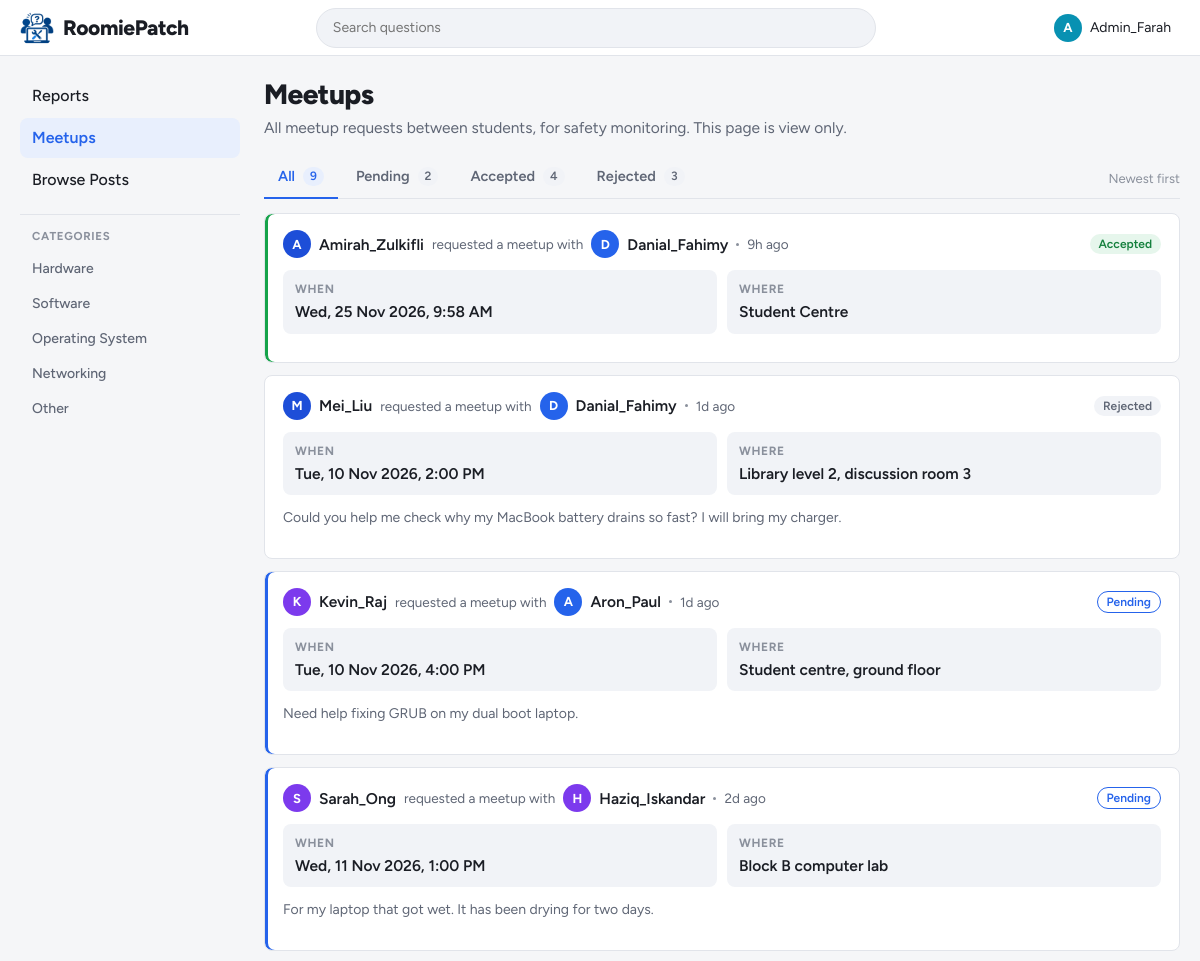
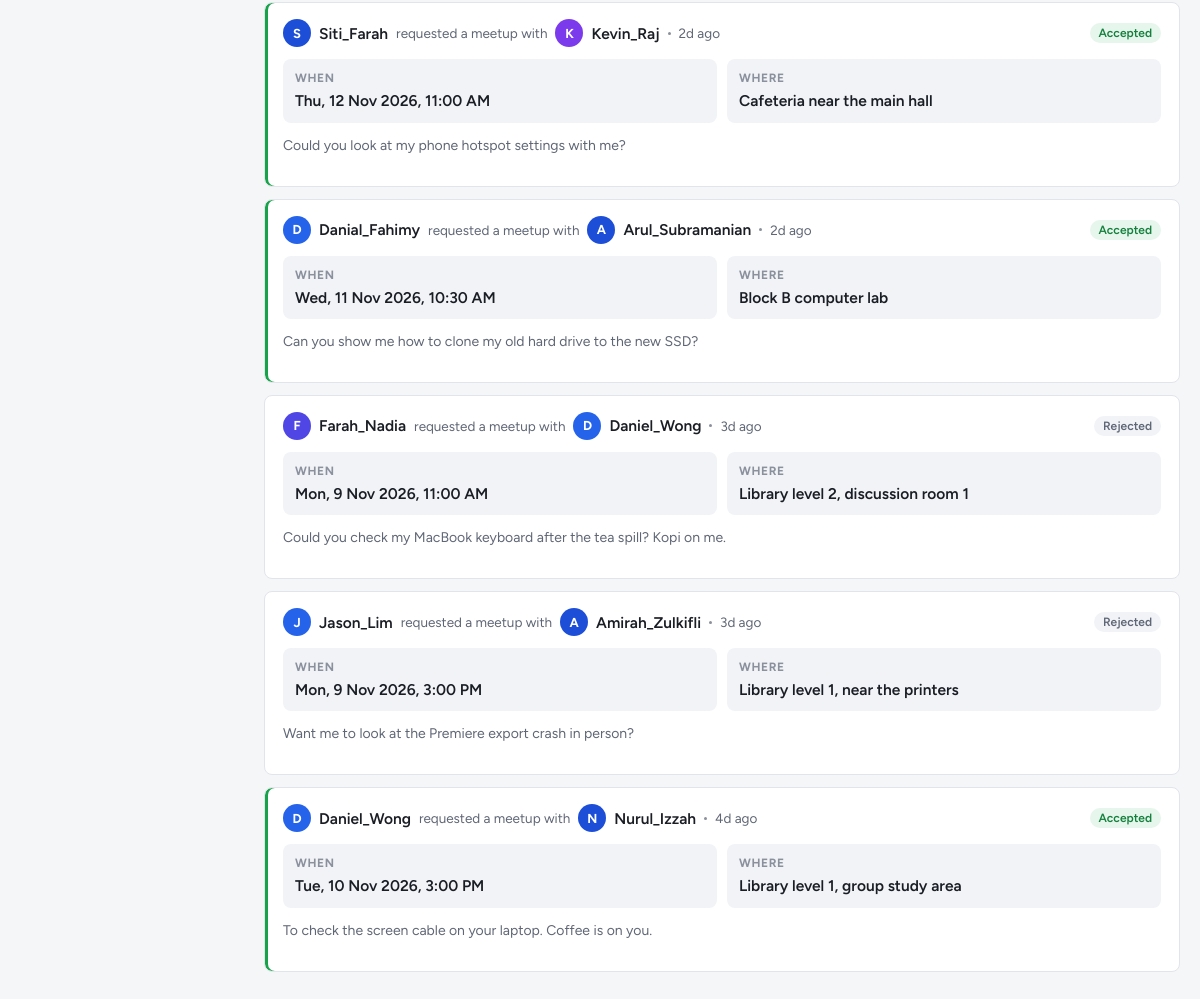
The page /admin/meetups.php (signed in) on the database its author committed (2 pictures, top to bottom).
### tables this page shows
CREATE TABLE categories (
    category_id   INT AUTO_INCREMENT PRIMARY KEY,
    category_name VARCHAR(50) NOT NULL UNIQUE
);

CREATE TABLE meetup_requests (
    meetup_id         INT AUTO_INCREMENT PRIMARY KEY,
    requester_id      INT NOT NULL,
    recipient_id      INT NOT NULL,
    proposed_datetime DATETIME NOT NULL,
    location          VARCHAR(150) NOT NULL,
    message           TEXT NULL,
    status            ENUM('Pending', 'Accepted', 'Rejected') NOT NULL DEFAULT 'Pending',
    created_at        DATETIME NOT NULL DEFAULT CURRENT_TIMESTAMP,
     
    updated_at        DATETIME NOT NULL DEFAULT CURRENT_TIMESTAMP ON UPDATE CURRENT_TIMESTAMP,
    FOREIGN KEY (requester_id) REFERENCES users(user_id) ON DELETE CASCADE,
    FOREIGN KEY (recipient_id) REFERENCES users(user_id) ON DELETE CASCADE
);

CREATE TABLE users (
    user_id   INT AUTO_INCREMENT PRIMARY KEY,
    username  VARCHAR(50)  NOT NULL UNIQUE,
    login_id  VARCHAR(20)  NOT NULL UNIQUE,       
    password  VARCHAR(255) NOT NULL,              
    role      ENUM('student', 'admin') NOT NULL DEFAULT 'student',
     
     
    reputation INT NOT NULL DEFAULT 0,
    bio       TEXT NULL
);

### admin/meetups.php (the view, shortened to what this page needs)
<?php
$active = 'meetups';
include '../includes/header.php';
$statuses = ['Pending', 'Accepted', 'Rejected'];
$status = ucfirst(strtolower(get_text('status')));
if (!in_array($status, $statuses, true)) {
    $status = '';
}
$counts = ['Pending' => 0, 'Accepted' => 0, 'Rejected' => 0];
foreach ($conn->query('SELECT status, COUNT(*) AS total FROM meetup_requests GROUP BY status') as $row) {
    $counts[$row['status']] = (int) $row['total'];
}
$total = array_sum($counts);
$sql = 'SELECT m.*, req.username AS requester_name, rec.username AS recipient_name
        FROM meetup_requests m
        JOIN users req ON req.user_id = m.requester_id
        JOIN users rec ON rec.user_id = m.recipient_id';
if ($status !== '') {
    $stmt = $conn->prepare($sql . ' WHERE m.status = ? ORDER BY m.created_at DESC');
    $stmt->bind_param('s', $status);
} else {
    $stmt = $conn->prepare($sql . ' ORDER BY m.created_at DESC');
}
$stmt->execute();
$meetups = $stmt->get_result()->fetch_all(MYSQLI_ASSOC);
$profile_url = BASE_URL . 'student/profile.php?id=';
?>
<main class="content">
    <div class="page-head">
        <h1>Meetups</h1>
        <p>All meetup requests between students, for safety monitoring. This page is view only.</p>
    </div>
    <div class="tabs-row">
        <nav class="tabs" aria-label="Meetup status">
            <a class="tab<?= $status === '' ? ' active' : '' ?>" href="meetups.php" <?= $status === '' ? 'aria-current="page"' : '' ?>>
                All <span class="tab-count"><?= $total ?></span>
            </a>
            <?php foreach ($statuses as $s): ?>
                <a class="tab<?= $status === $s ? ' active' : '' ?>" href="meetups.php?status=<?= strtolower($s) ?>"
                   <?= $status === $s ? 'aria-current="page"' : '' ?>>
                    <?= $s ?> <span class="tab-count"><?= $counts[$s] ?></span>
                </a>
            <?php endforeach; ?>
        </nav>
        <span class="sort-label">Newest first</span>
    </div>
    <?php if (!$meetups): ?>
        <div class="feed">
            <div class="empty-state">
                <strong>No meetup requests<?= $status !== '' ? ' with this status' : '' ?></strong>
                Meetup requests sent between students will appear here.
            </div>
        </div>
    <?php else: ?>
        <div class="report-list">
            <?php foreach ($meetups as $m): ?>
                <?php $status_class = strtolower($m['status']); ?>
                <article class="meetup-card <?= $status_class ?>">
                    <div class="meetup-head">
                        <a class="author-chip" href="<?= $profile_url . (int) $m['requester_id'] ?>">
                            <?= avatar($m['requester_name'], 'sm') ?><?= e($m['requester_name']) ?>
                        </a>
                        <span class="muted">requested a meetup with</span>
                        <a class="author-chip" href="<?= $profile_url . (int) $m['recipient_id'] ?>">
                            <?= avatar($m['recipient_name'], 'sm') ?><?= e($m['recipient_name']) ?>
                        </a>
                        <span class="dot" aria-hidden="true"></span>
                        <time class="muted" datetime="<?= e($m['created_at']) ?>"><?= e(time_ago($m['created_at'])) ?></time>
                        <span class="meetup-status <?= $status_class ?>"><?= e($m['status']) ?></span>
                    </div>
                    <dl class="meetup-details">
                        <div><dt>When</dt><dd><?= e(meetup_time($m['proposed_datetime'])) ?></dd></div>
                        <div><dt>Where</dt><dd><?= e($m['location']) ?></dd></div>
                    </dl>
                    <?php if ($m['message'] !== null && $m['message'] !== ''): ?>
                        <p class="meetup-message"><?= nl2br(e($m['message'])) ?></p>
                    <?php endif; ?>
                </article>
            <?php endforeach; ?>
        </div>
    <?php endif; ?>
</main>
<?php include '../includes/footer.php'; ?>

### includes/functions.php (shortened to what this page needs)
<?php
function e($text)
{
    return htmlspecialchars((string) $text, ENT_QUOTES, 'UTF-8');
}
function time_ago($datetime)
{
    $seconds = time() - strtotime($datetime);
    if ($seconds < 86400) {
        return floor($seconds / 3600) . 'h ago';
    }
    if ($seconds < 7 * 86400) {
        return floor($seconds / 86400) . 'd ago';
    }
    return date('j M Y', strtotime($datetime));
}
function meetup_time($datetime)
{
    return date('D, j M Y, g:i A', strtotime($datetime));
}
function avatar($username, $size = 'md')
{
    $colours = ['#2563eb', '#0891b2', '#4f46e5', '#0d9488', '#7c3aed', '#1d4ed8'];
    $colour = $colours[crc32($username) % count($colours)];
    $letter = strtoupper(mb_substr($username, 0, 1));
    return '<span class="avatar avatar-' . e($size) . '" style="background:' . $colour . '" aria-hidden="true">'
        . e($letter) . '</span>';
}
function get_text($name, $max = 100)
{
    $value = $_GET[$name] ?? '';
    return mb_substr(trim($value), 0, $max);
}

### includes/sidebar.php (shortened to what this page needs)
<?php
function nav_link($key, $href, $icon_name, $label, $active, $badge = null)
{
    $class = $key === $active ? 'nav-link active' : 'nav-link';
    $current = $key === $active ? ' aria-current="page"' : '';
    $badge_html = '';
    return '<a class="' . $class . '" href="' . BASE_URL . $href . '"' . $current . '>'
        . icon($icon_name) . '<span>' . e($label) . '</span>' . $badge_html . '</a>';
}
?>
<nav class="sidebar" aria-label="Main">
    <?php if ($is_admin): ?>
        <div class="nav-group">
            <?= nav_link('reports', 'admin/dashboard.php', 'flag', 'Reports', $active) ?>
            <?= nav_link('meetups', 'admin/meetups.php', 'meetup', 'Meetups', $active) ?>
            <?= nav_link('browse', 'student/browse.php', 'list', 'Browse Posts', $active) ?>
        </div>
    <?php endif; ?>
    <div class="nav-group">
        <h2 class="nav-heading">Categories</h2>
        <?php
        $categories = $conn->query('SELECT category_id, category_name FROM categories ORDER BY category_id');
        while ($cat = $categories->fetch_assoc()):
        ?>
            <a class="nav-link nav-link-plain" href="<?= BASE_URL ?>student/browse.php?category=<?= (int) $cat['category_id'] ?>">
                <?= e($cat['category_name']) ?>
            </a>
        <?php endwhile; ?>
    </div>
</nav>

### rows shown on the page
categories: category_name "Hardware"
categories: category_name "Software"
categories: category_name "Operating System"
categories: category_name "Networking"
categories: category_name "Other"
meetup_requests: requester.username "A D", requester.username "Amirah_Zulkifli", recipient.username "Danial_Fahimy", created_at "9h ago", status "Accepted", proposed_datetime "Wed, 25 Nov 2026, 9:58 AM", location "Student Centre"
meetup_requests: requester.username "M D", requester.username "Mei_Liu", recipient.username "Danial_Fahimy", created_at "1d ago", status "Rejected", proposed_datetime "Tue, 10 Nov 2026, 2:00 PM", location "Library level 2, discussion room 3", message "Could you help me check why my MacBook battery drains so fast? I will bring my charger."
meetup_requests: requester.username "K A", requester.username "Kevin_Raj", recipient.username "Aron_Paul", created_at "1d ago", status "Pending", proposed_datetime "Tue, 10 Nov 2026, 4:00 PM", location "Student centre, ground floor", message "Need help fixing GRUB on my dual boot laptop."
meetup_requests: requester.username "S H", requester.username "Sarah_Ong", recipient.username "Haziq_Iskandar", created_at "2d ago", status "Pending", proposed_datetime "Wed, 11 Nov 2026, 1:00 PM", location "Block B computer lab", message "For my laptop that got wet. It has been drying for two days."
meetup_requests: requester.username "S K", requester.username "Siti_Farah", recipient.username "Kevin_Raj", created_at "2d ago", status "Accepted", proposed_datetime "Thu, 12 Nov 2026, 11:00 AM", location "Cafeteria near the main hall", message "Could you look at my phone hotspot settings with me?"
meetup_requests: requester.username "D A", requester.username "Danial_Fahimy", recipient.username "Arul_Subramanian", created_at "2d ago", status "Accepted", proposed_datetime "Wed, 11 Nov 2026, 10:30 AM", location "Block B computer lab", message "Can you show me how to clone my old hard drive to the new SSD?"
meetup_requests: requester.username "F D", requester.username "Farah_Nadia", recipient.username "Daniel_Wong", created_at "3d ago", status "Rejected", proposed_datetime "Mon, 9 Nov 2026, 11:00 AM", location "Library level 2, discussion room 1", message "Could you check my MacBook keyboard after the tea spill? Kopi on me."
meetup_requests: requester.username "J A", requester.username "Jason_Lim", recipient.username "Amirah_Zulkifli", created_at "3d ago", status "Rejected", proposed_datetime "Mon, 9 Nov 2026, 3:00 PM", location "Library level 1, near the printers", message "Want me to look at the Premiere export crash in person?"
meetup_requests: requester.username "D N", requester.username "Daniel_Wong", recipient.username "Nurul_Izzah", created_at "4d ago", status "Accepted", proposed_datetime "Tue, 10 Nov 2026, 3:00 PM", location "Library level 1, group study area", message "To check the screen cable on your laptop. Coffee is on you."

### other values the page prints
$letter "A"
$_SESSION['username'] "Admin_Farah"
$label "Reports Meetups Browse Posts"
$total "9"
$s "Pending"
$counts[$s] "2"
$s "Accepted"
$counts[$s] "4"
$s "Rejected"
$counts[$s] "3"
